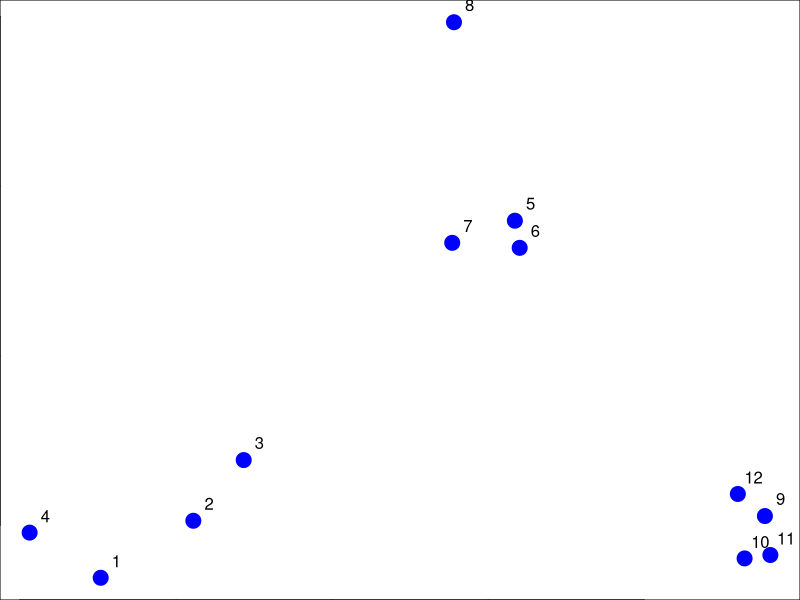
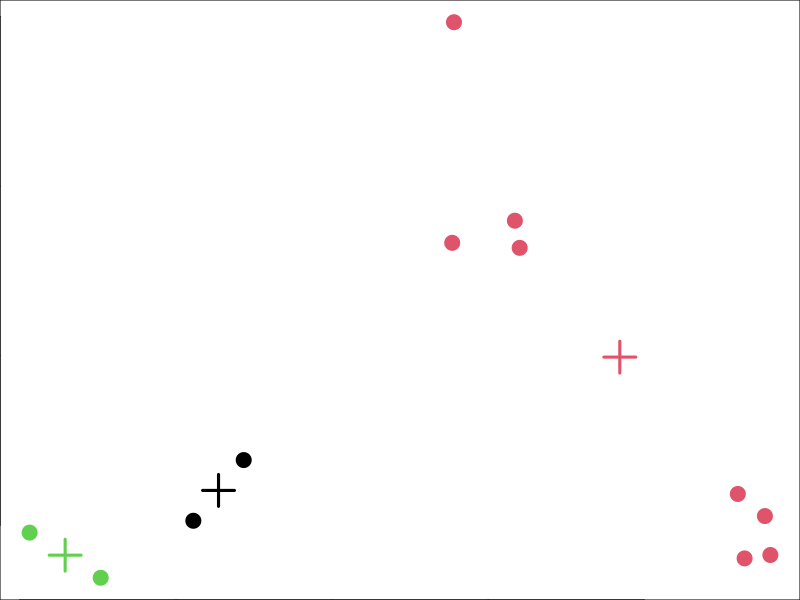
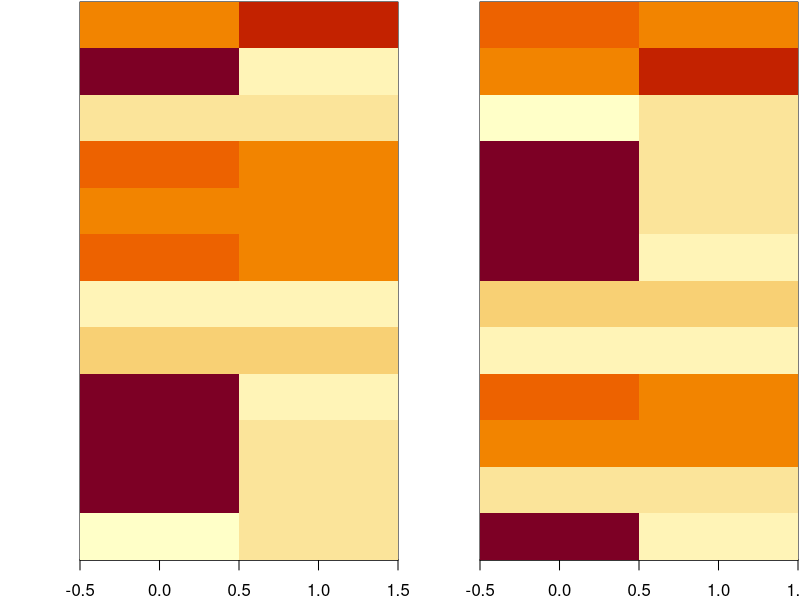

The R source for these figures, in order:
## ---- chunk 1
knitr::opts_chunk$set(echo = TRUE)
## ---- chunk 2
set.seed(1234)
par(mar=c(0,0,0,0))
x <- rnorm(12, mean=rep(1:3, each=4), sd=0.2)
y <- rnorm(12, mean=rep(c(1,2,1), each=4), sd=0.2)
plot(x,y, col="blue", pch=19, cex=2)
text(x+0.05, y+0.05, labels=as.character(1:12))
## ---- chunk 3
dataFrame <- data.frame(x,y)
kmeansObj <- kmeans(dataFrame, centers = 3) #centers is number of clusters
names(kmeansObj)
kmeansObj$cluster
## ---- chunk 4
kmeansObj$centers

par(mar=rep(0,2,4))
plot(x,y, col=kmeansObj$cluster, pch = 19, cex =2) #plotting the clustered points, note that col = cluster
points(kmeansObj$centers,col=1:3,pch=3,cex =3, lwd=3) #plotting the three centroids
## ---- chunk 5
par(mfrow = c(1,2), mar = c(2, 4, .1, .1))
dataMatrix <- as.matrix(dataFrame)[sample(1:12),]
image(t(dataMatrix)[,nrow(dataMatrix):1], yaxt = "n")
image(t(dataMatrix)[,order(kmeansObj$cluster)], yaxt = "n")
